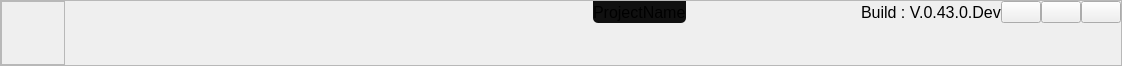
<?xml version="1.0" encoding="UTF-8"?>
<ui version="4.0">
 <class>TitleBar</class>
 <widget class="QFrame" name="TitleBar">
  <property name="geometry">
   <rect>
    <x>0</x>
    <y>0</y>
    <width>1122</width>
    <height>66</height>
   </rect>
  </property>
  <property name="sizePolicy">
   <sizepolicy hsizetype="Preferred" vsizetype="Preferred">
    <horstretch>0</horstretch>
    <verstretch>0</verstretch>
   </sizepolicy>
  </property>
  <property name="minimumSize">
   <size>
    <width>0</width>
    <height>66</height>
   </size>
  </property>
  <property name="maximumSize">
   <size>
    <width>16777215</width>
    <height>16777215</height>
   </size>
  </property>
  <property name="windowTitle">
   <string>RZETitleBar</string>
  </property>
  <layout class="QVBoxLayout" name="verticalLayout_4">
   <property name="spacing">
    <number>0</number>
   </property>
   <property name="leftMargin">
    <number>0</number>
   </property>
   <property name="topMargin">
    <number>0</number>
   </property>
   <property name="rightMargin">
    <number>0</number>
   </property>
   <property name="bottomMargin">
    <number>0</number>
   </property>
   <item>
    <widget class="QFrame" name="header">
     <property name="sizePolicy">
      <sizepolicy hsizetype="Preferred" vsizetype="Fixed">
       <horstretch>0</horstretch>
       <verstretch>0</verstretch>
      </sizepolicy>
     </property>
     <property name="minimumSize">
      <size>
       <width>0</width>
       <height>66</height>
      </size>
     </property>
     <property name="maximumSize">
      <size>
       <width>16777215</width>
       <height>66</height>
      </size>
     </property>
     <property name="frameShape">
      <enum>QFrame::StyledPanel</enum>
     </property>
     <property name="frameShadow">
      <enum>QFrame::Raised</enum>
     </property>
     <layout class="QHBoxLayout" name="horizontalLayout_3">
      <property name="spacing">
       <number>0</number>
      </property>
      <property name="leftMargin">
       <number>0</number>
      </property>
      <property name="topMargin">
       <number>0</number>
      </property>
      <property name="rightMargin">
       <number>0</number>
      </property>
      <property name="bottomMargin">
       <number>0</number>
      </property>
      <item>
       <layout class="QVBoxLayout" name="verticalLayout_2">
        <item>
         <widget class="QFrame" name="EngineLogo">
          <property name="minimumSize">
           <size>
            <width>64</width>
            <height>64</height>
           </size>
          </property>
          <property name="maximumSize">
           <size>
            <width>64</width>
            <height>64</height>
           </size>
          </property>
          <property name="autoFillBackground">
           <bool>false</bool>
          </property>
          <property name="styleSheet">
           <string notr="true">image: url(:/rzeditor/RazixLogo64.png);</string>
          </property>
          <property name="frameShape">
           <enum>QFrame::StyledPanel</enum>
          </property>
          <property name="frameShadow">
           <enum>QFrame::Raised</enum>
          </property>
         </widget>
        </item>
       </layout>
      </item>
      <item>
       <spacer name="horizontalSpacer">
        <property name="orientation">
         <enum>Qt::Horizontal</enum>
        </property>
        <property name="sizeHint" stdset="0">
         <size>
          <width>40</width>
          <height>20</height>
         </size>
        </property>
       </spacer>
      </item>
      <item>
       <layout class="QVBoxLayout" name="verticalLayout">
        <property name="spacing">
         <number>0</number>
        </property>
        <item>
         <layout class="QHBoxLayout" name="horizontalLayout_2">
          <property name="spacing">
           <number>0</number>
          </property>
          <item>
           <widget class="QLabel" name="ProjectName">
            <property name="font">
             <font>
              <pointsize>12</pointsize>
             </font>
            </property>
            <property name="toolTip">
             <string>Project Name</string>
            </property>
            <property name="toolTipDuration">
             <number>2</number>
            </property>
            <property name="styleSheet">
             <string notr="true">#ProjectName{
background-color: rgb(16, 16, 16);
border-bottom-right-radius: 5px;
border-bottom-left-radius: 5px;
}
</string>
            </property>
            <property name="text">
             <string>ProjectName</string>
            </property>
            <property name="margin">
             <number>5</number>
            </property>
           </widget>
          </item>
          <item>
           <spacer name="horizontalSpacer_2">
            <property name="orientation">
             <enum>Qt::Horizontal</enum>
            </property>
            <property name="sizeHint" stdset="0">
             <size>
              <width>40</width>
              <height>20</height>
             </size>
            </property>
           </spacer>
          </item>
          <item>
           <widget class="QLabel" name="BuildVersion">
            <property name="font">
             <font>
              <pointsize>12</pointsize>
             </font>
            </property>
            <property name="toolTip">
             <string>Engine Version</string>
            </property>
            <property name="toolTipDuration">
             <number>2</number>
            </property>
            <property name="text">
             <string>Build : V.0.43.0.Dev</string>
            </property>
            <property name="margin">
             <number>4</number>
            </property>
           </widget>
          </item>
          <item>
           <widget class="QPushButton" name="minimizeBtn">
            <property name="text">
             <string/>
            </property>
            <property name="icon">
             <iconset resource="../../../Resources/RZEResources.qrc">
              <normaloff>:/rzeditor/minimize.png</normaloff>:/rzeditor/minimize.png</iconset>
            </property>
            <property name="flat">
             <bool>false</bool>
            </property>
           </widget>
          </item>
          <item>
           <widget class="QPushButton" name="maximizeBtn">
            <property name="text">
             <string/>
            </property>
            <property name="icon">
             <iconset resource="../../../Resources/RZEResources.qrc">
              <normaloff>:/rzeditor/maximize.png</normaloff>:/rzeditor/maximize.png</iconset>
            </property>
            <property name="flat">
             <bool>false</bool>
            </property>
           </widget>
          </item>
          <item>
           <widget class="QPushButton" name="closeBtn">
            <property name="text">
             <string/>
            </property>
            <property name="icon">
             <iconset resource="../../../Resources/RZEResources.qrc">
              <normaloff>:/rzeditor/close.png</normaloff>:/rzeditor/close.png</iconset>
            </property>
            <property name="flat">
             <bool>false</bool>
            </property>
           </widget>
          </item>
         </layout>
        </item>
        <item>
         <spacer name="verticalSpacer">
          <property name="orientation">
           <enum>Qt::Vertical</enum>
          </property>
          <property name="sizeHint" stdset="0">
           <size>
            <width>20</width>
            <height>40</height>
           </size>
          </property>
         </spacer>
        </item>
       </layout>
      </item>
     </layout>
    </widget>
   </item>
   <item>
    <widget class="QWidget" name="body" native="true">
     <layout class="QVBoxLayout" name="verticalLayout_6">
      <property name="spacing">
       <number>0</number>
      </property>
      <property name="leftMargin">
       <number>0</number>
      </property>
      <property name="topMargin">
       <number>0</number>
      </property>
      <property name="rightMargin">
       <number>0</number>
      </property>
      <property name="bottomMargin">
       <number>0</number>
      </property>
     </layout>
    </widget>
   </item>
  </layout>
 </widget>
 <layoutdefault spacing="6" margin="11"/>
 <resources>
  <include location="../../../Resources/RZEResources.qrc"/>
 </resources>
 <connections/>
</ui>
